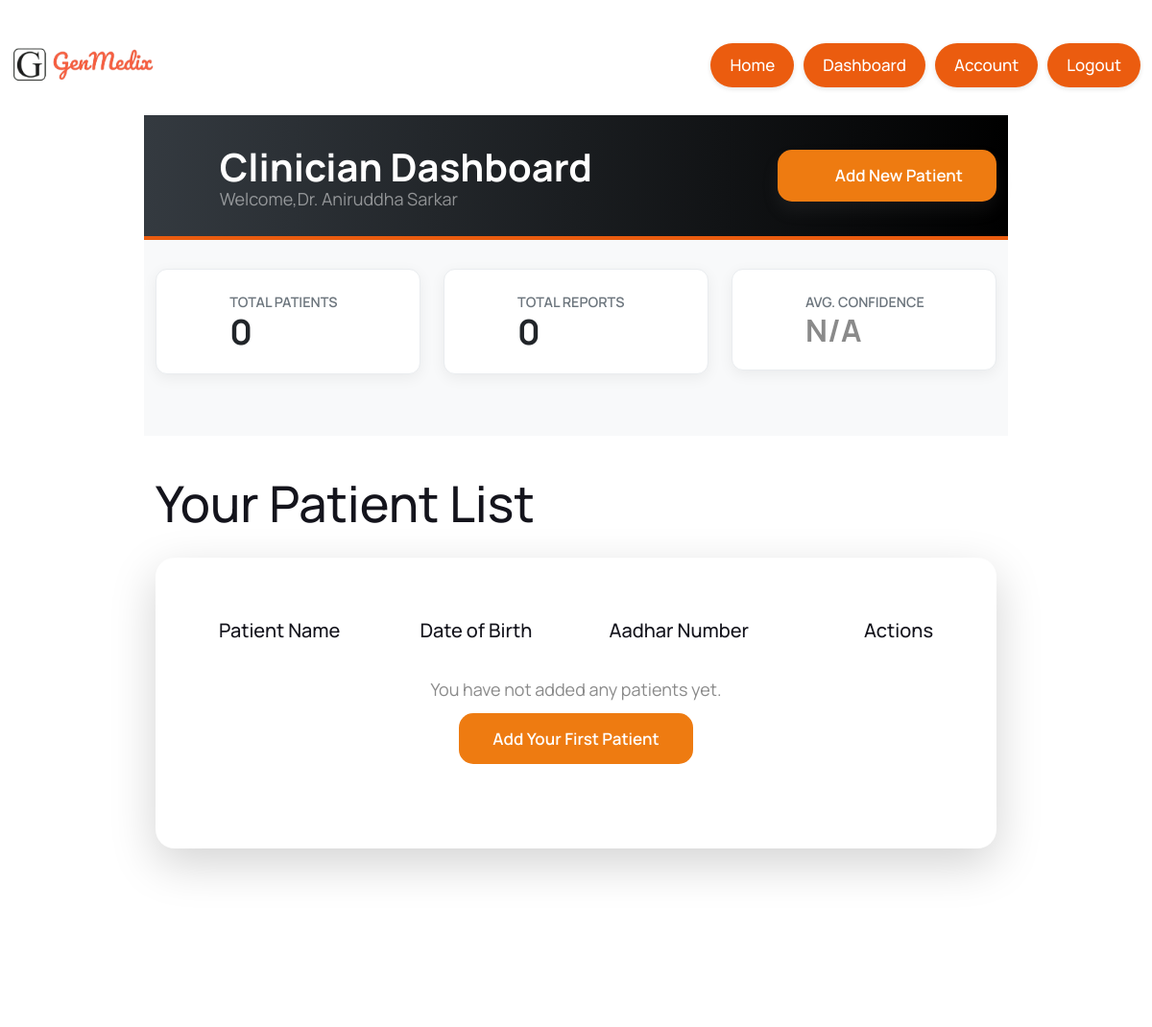
Page /dashboard (signed in, upper part) on the earlier database version.
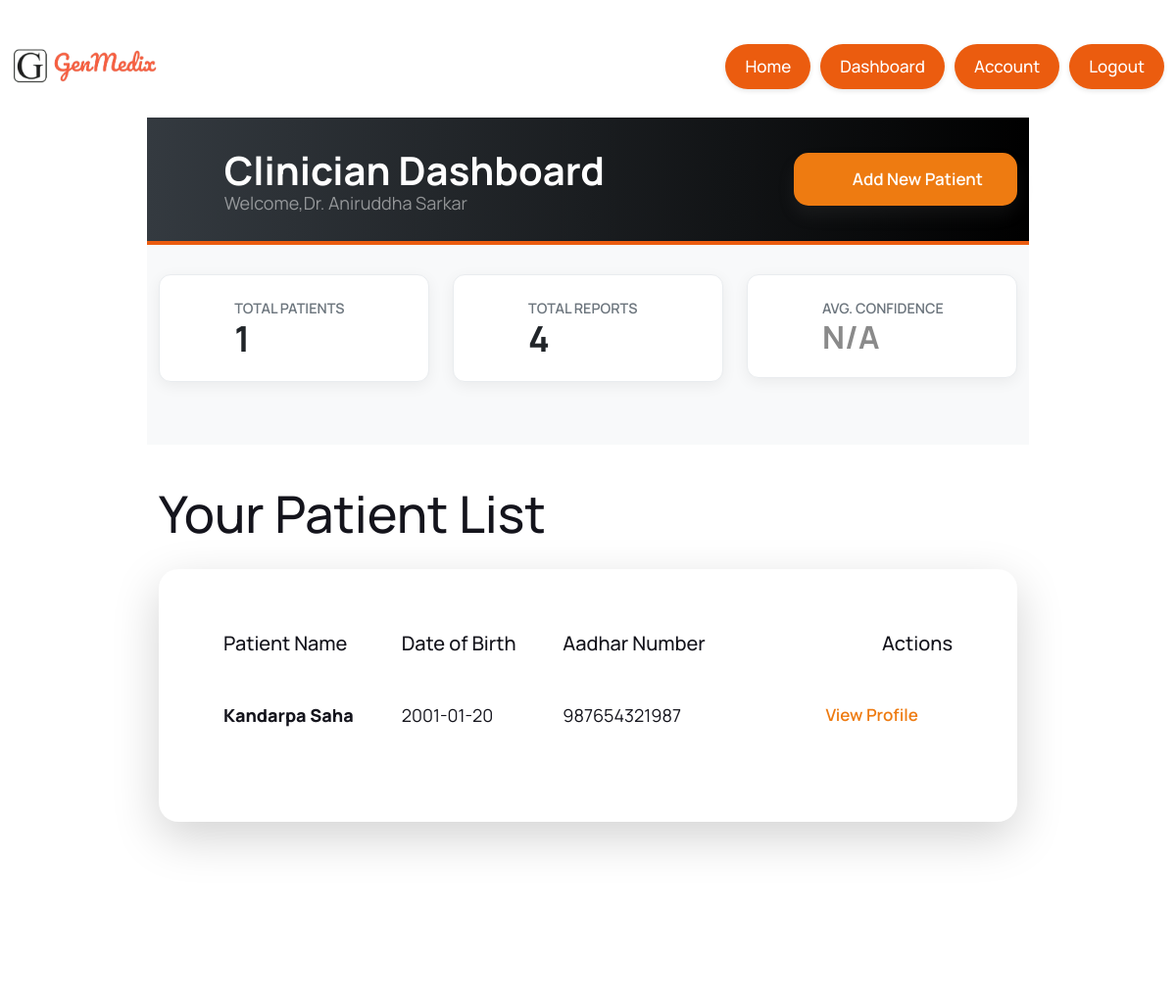
Same page on the later database version.
### app.py (models this page shows)
class Patient(db.Model):
    id = db.Column(db.Integer, primary_key=True)
    full_name = db.Column(db.String(150), nullable=False)
    dob = db.Column(db.String(10)) # Store as YYYY-MM-DD
    gender = db.Column(db.String(10))
    aadhar = db.Column(db.String(12), unique=True) # Patient's Aadhar
    country = db.Column(db.String(50))
    address = db.Column(db.String(200))
    doctor_id = db.Column(db.Integer, db.ForeignKey('user.id'), nullable=False)
    reports = db.relationship('Report', backref='patient', lazy=True, cascade="all, delete-orphan")

### app.py (the view)
@app.route('/dashboard')
@login_required
def dashboard():
    patients = Patient.query.filter_by(doctor_id=current_user.id).order_by(Patient.full_name).all()
    total_reports = db.session.query(Report).join(Patient).filter(Patient.doctor_id == current_user.id).count()
    return render_template('dashboard.html', patients=patients, total_reports=total_reports, total_patients=len(patients))

### app.py (called while the page is built)
@login_manager.user_loader
def load_user(user_id):
    return User.query.get(int(user_id))

### templates/dashboard.html (shortened to what the changed rows need)
{% extends "base.html" %}
{% block content %}
<main class="main-content position-relative max-height-vh-100 h-100" style="padding: 150px;">
    <section class="patient-header-section position-relative">
        <div class="container">
            <div class="row align-items-center">
                <div class="col-lg-8 col-md-12 col-sm-12">
                    <div class="d-flex align-items-center">
                        <div>
                            <h1 class="mb-0 text-white">Clinician Dashboard</h1>
                        </div>
                    </div>
                </div>
            </div>
        </div>
    </section>
    <section class="dashboard-stats-section">
        <div class="container">
            <div class="row">
                <div class="col-lg-4 col-md-6 mb-4">
                    <div class="stat-card">
                        <div class="stat-content">
                            <h3 class="stat-title">Total Patients</h3>
                            <div class="stat-number">{{ total_patients }}</div>
                        </div>
                    </div>
                </div>
                <div class="col-lg-4 col-md-6 mb-4">
                    <div class="stat-card">
                        <div class="stat-content">
                            <h3 class="stat-title">Total Reports</h3>
                            <div class="stat-number">{{ total_reports }}</div>
                        </div>
                    </div>
                </div>
            </div>
        </div>
    </section>
    <section class="patient-list-section position-relative pb-5">
        <div class="container">
            <div class="row">
                <div class="col-12">
                    <h2 class="mb-4">Your Patient List</h2>
                    <div class="contact-us-box bg-white shadow-lg rounded-4 p-4 p-md-5">
                        <div class="table-responsive">
                            <table class="table table-hover align-middle fs-7">
                                <thead>
                                    <tr>
                                        <th scope="col" class="fs-6">Patient Name</th>
                                        <th scope="col" class="fs-6">Date of Birth</th>
                                        <th scope="col" class="fs-6">Aadhar Number</th>
                                        <th scope="col" class="fs-6 text-end">Actions</th>
                                    </tr>
                                </thead>
                                <tbody>
                                    {% if patients %}
                                        {% for patient in patients %}
                                            <tr>
                                                <td><strong>{{ patient.full_name }}</strong></td>
                                                <td>{{ patient.dob }}</td>
                                                <td>{{ patient.aadhar }}</td>
                                                <td class="text-end">
                                                    <a href="{{ url_for('view_patient', patient_id=patient.id) }}" class="btn btn-sm btn-outline-warning">
                                                        <i class="ti ti-user-circle me-1"></i> View Profile
                                                    </a>
                                                </td>
                                            </tr>
                                        {% endfor %}
                                    {% else %}
                                        <tr>
                                            <td colspan="4" class="text-center text-muted p-4">
                                                You have not added any patients yet. <br>
                                                <a href="{{ url_for('add_patient') }}" class="btn btn-warning mt-3">Add Your First Patient</a>
                                            </td>
                                        </tr>
                                    {% endif %}
                                </tbody>
                            </table>
                        </div>
                    </div>
                </div>
            </div>
        </div>
    </section>
</main>
{% endblock %}

Differences in the rows shown:
added Patient: full_name "Kandarpa Saha", dob "2001-01-20", aadhar "987654321987"
Other differences:
{{ total_patients }}: "0" → "1"
{{ total_reports }}: "0" → "4"
text no longer shown: "You have not added any patients yet. Add Your First Patient"
